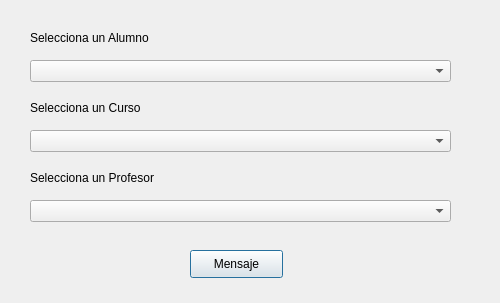
<?xml version="1.0" encoding="UTF-8"?>
<ui version="4.0">
 <class>dlgDemo20</class>
 <widget class="QDialog" name="dlgDemo20">
  <property name="geometry">
   <rect>
    <x>0</x>
    <y>0</y>
    <width>500</width>
    <height>303</height>
   </rect>
  </property>
  <property name="windowTitle">
   <string>Listar Alumnos, Cursos y Profesores en QComboBox</string>
  </property>
  <widget class="QPushButton" name="btnMensaje">
   <property name="geometry">
    <rect>
     <x>190</x>
     <y>250</y>
     <width>93</width>
     <height>28</height>
    </rect>
   </property>
   <property name="text">
    <string>Mensaje</string>
   </property>
  </widget>
  <widget class="QComboBox" name="cboAlumno">
   <property name="geometry">
    <rect>
     <x>30</x>
     <y>60</y>
     <width>421</width>
     <height>22</height>
    </rect>
   </property>
  </widget>
  <widget class="QComboBox" name="cboCurso">
   <property name="geometry">
    <rect>
     <x>30</x>
     <y>130</y>
     <width>421</width>
     <height>22</height>
    </rect>
   </property>
  </widget>
  <widget class="QComboBox" name="cboProfesor">
   <property name="geometry">
    <rect>
     <x>30</x>
     <y>200</y>
     <width>421</width>
     <height>22</height>
    </rect>
   </property>
  </widget>
  <widget class="QLabel" name="lblAlumno">
   <property name="geometry">
    <rect>
     <x>30</x>
     <y>30</y>
     <width>201</width>
     <height>16</height>
    </rect>
   </property>
   <property name="text">
    <string>Selecciona un Alumno</string>
   </property>
  </widget>
  <widget class="QLabel" name="lblCurso">
   <property name="geometry">
    <rect>
     <x>30</x>
     <y>100</y>
     <width>201</width>
     <height>16</height>
    </rect>
   </property>
   <property name="text">
    <string>Selecciona un Curso</string>
   </property>
  </widget>
  <widget class="QLabel" name="lblProfesor">
   <property name="geometry">
    <rect>
     <x>30</x>
     <y>170</y>
     <width>201</width>
     <height>16</height>
    </rect>
   </property>
   <property name="text">
    <string>Selecciona un Profesor</string>
   </property>
  </widget>
 </widget>
 <resources/>
 <connections/>
</ui>
